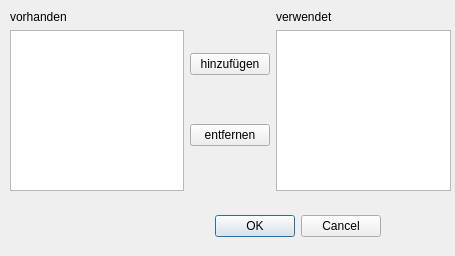
<?xml version="1.0" encoding="UTF-8"?>
<ui version="4.0">
 <class>WingDialog</class>
 <widget class="QDialog" name="WingDialog">
  <property name="geometry">
   <rect>
    <x>0</x>
    <y>0</y>
    <width>455</width>
    <height>256</height>
   </rect>
  </property>
  <property name="windowTitle">
   <string>Profilauswahl</string>
  </property>
  <property name="sizeGripEnabled">
   <bool>false</bool>
  </property>
  <property name="modal">
   <bool>false</bool>
  </property>
  <widget class="QDialogButtonBox" name="buttonBox">
   <property name="geometry">
    <rect>
     <x>40</x>
     <y>210</y>
     <width>341</width>
     <height>32</height>
    </rect>
   </property>
   <property name="orientation">
    <enum>Qt::Horizontal</enum>
   </property>
   <property name="standardButtons">
    <set>QDialogButtonBox::Cancel|QDialogButtonBox::Ok</set>
   </property>
  </widget>
  <widget class="QWidget" name="horizontalLayoutWidget">
   <property name="geometry">
    <rect>
     <x>10</x>
     <y>10</y>
     <width>441</width>
     <height>181</height>
    </rect>
   </property>
   <layout class="QHBoxLayout" name="horizontalLayout">
    <item>
     <spacer name="horizontalSpacer">
      <property name="orientation">
       <enum>Qt::Horizontal</enum>
      </property>
      <property name="sizeHint" stdset="0">
       <size>
        <width>40</width>
        <height>20</height>
       </size>
      </property>
     </spacer>
    </item>
    <item>
     <layout class="QVBoxLayout" name="verticalLayout">
      <item>
       <widget class="QLabel" name="label_aviable">
        <property name="text">
         <string>vorhanden</string>
        </property>
       </widget>
      </item>
      <item>
       <widget class="QListWidget" name="list_aviable"/>
      </item>
     </layout>
    </item>
    <item>
     <layout class="QVBoxLayout" name="verticalLayout_2">
      <item>
       <widget class="QPushButton" name="addButton">
        <property name="text">
         <string>hinzufügen</string>
        </property>
       </widget>
      </item>
      <item>
       <widget class="QPushButton" name="removeButton">
        <property name="text">
         <string>entfernen</string>
        </property>
       </widget>
      </item>
     </layout>
    </item>
    <item>
     <layout class="QVBoxLayout" name="verticalLayout_3">
      <item>
       <widget class="QLabel" name="label_used">
        <property name="text">
         <string>verwendet</string>
        </property>
       </widget>
      </item>
      <item>
       <widget class="QListWidget" name="list_used"/>
      </item>
     </layout>
    </item>
    <item>
     <spacer name="horizontalSpacer_2">
      <property name="orientation">
       <enum>Qt::Horizontal</enum>
      </property>
      <property name="sizeHint" stdset="0">
       <size>
        <width>40</width>
        <height>20</height>
       </size>
      </property>
     </spacer>
    </item>
   </layout>
  </widget>
 </widget>
 <tabstops>
  <tabstop>list_aviable</tabstop>
  <tabstop>addButton</tabstop>
  <tabstop>buttonBox</tabstop>
  <tabstop>list_used</tabstop>
  <tabstop>removeButton</tabstop>
 </tabstops>
 <resources/>
 <connections>
  <connection>
   <sender>buttonBox</sender>
   <signal>accepted()</signal>
   <receiver>WingDialog</receiver>
   <slot>accept()</slot>
   <hints>
    <hint type="sourcelabel">
     <x>248</x>
     <y>254</y>
    </hint>
    <hint type="destinationlabel">
     <x>157</x>
     <y>274</y>
    </hint>
   </hints>
  </connection>
  <connection>
   <sender>buttonBox</sender>
   <signal>rejected()</signal>
   <receiver>WingDialog</receiver>
   <slot>reject()</slot>
   <hints>
    <hint type="sourcelabel">
     <x>316</x>
     <y>260</y>
    </hint>
    <hint type="destinationlabel">
     <x>286</x>
     <y>274</y>
    </hint>
   </hints>
  </connection>
 </connections>
</ui>
